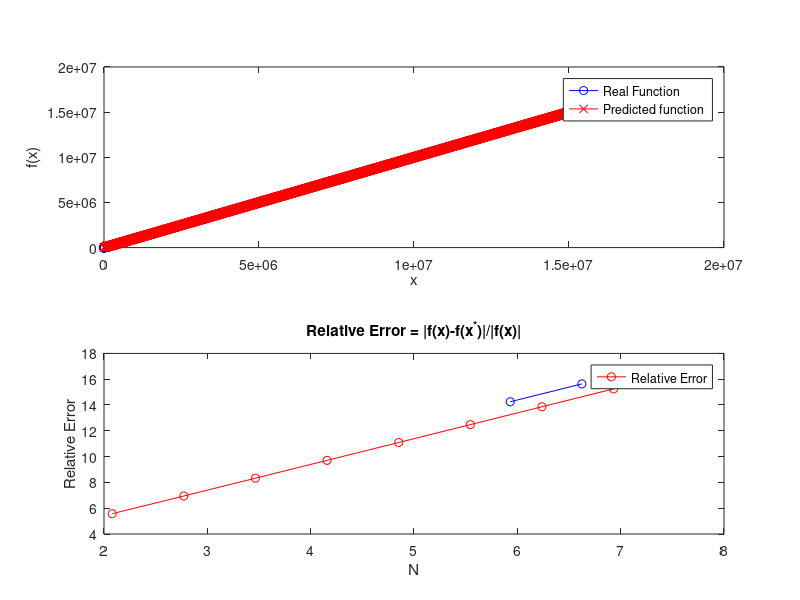

This chart was generated by the following MATLAB code:
clear all; clc; close all

upp = @(x) x - sin(pi*x) / pi^2; % actual solution

a = 0;
b = 1;
N = 2.^(3:12);

for j=1:10
h = (b - a) / (N(j) + 1);

x = a:h:b;

% A = (1/h^2) * (-2*eye(N(j)) + diag(ones(N(j)-1,1),1) + diag(ones(N(j)-1,1),-1));
A = (-2*eye(N(j)) + diag(ones(N(j)-1,1),1) + diag(ones(N(j)-1,1),-1));

% Solve for B
f = (h^2)*sin(pi*x(2:end-1))';
% f = sin(pi*x(2:end-1))';

B(1) = f(1)- (a/h^2);
for i=2:length(f)-1
    B(i) = f(i);
end
B(length(f)) = f(length(f)) - (b/h^2);

u = A\B'; %can also use thomas here

%check this part
for k=1:length(u)
    approx(k+1) = u(k);
end
approx(1) = a;
approx(end+1) = b;
approx;

rel_err(j) = norm(x-approx,2) / norm(x,2);
end

subplot(2,1,1)
plot(x,upp(x),'bo-',approx,upp(approx),'rx-');
xlabel('x');
ylabel('f(x)')
legend('Real Function','Predicted function')

x = N(1:end-1);
y = rel_err(2:end);
logx = log(x);
logy = log(y);

x1 = logx(end-1)
y1 = logy(end-1)
x2 = logx(end)
y2 = logy(end)

xpts = [x1-1 x2-1]
ypts = [y1-1 y2-1]

% plot(xpts,ypts,'-o')

slope =  (logy(end) - logy(end-1)) / (logx(end) - logx(end-1))

subplot(2,1,2)
plot(logx,logy,'r-o')
hold on
plot(xpts,ypts,'b-o')
xlabel('N')
ylabel('Relative Error')
title('Relative Error = |f(x)-f(x^*)|/|f(x)|')
legend('Relative Error')
